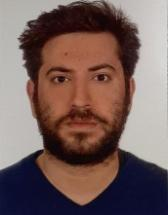
#> input picture experiments/photo.jpg, 168 x 215 px, found by its file name
$ python surf.py
#> lines starting #> are read from the running program, lines starting #| are printed output that depends on the picture
import cv2
import numpy as np
img = cv2.imread("/home/amitrou/msc_project/src/experiments/photo.jpg")
#> img is the input picture: shape (215, 168, 3); mean B, G, R 91.1, 94.6, 117.1
gray= cv2.cvtColor(img,cv2.COLOR_BGR2GRAY)
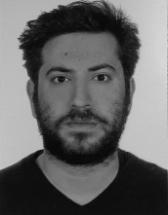
#> gray: shape (215, 168); min 6, max 222, mean 100.9
sift = cv2.xfeatures2d.SIFT_create()
#> (the run stopped early here; a loop or call above may not have finished)
